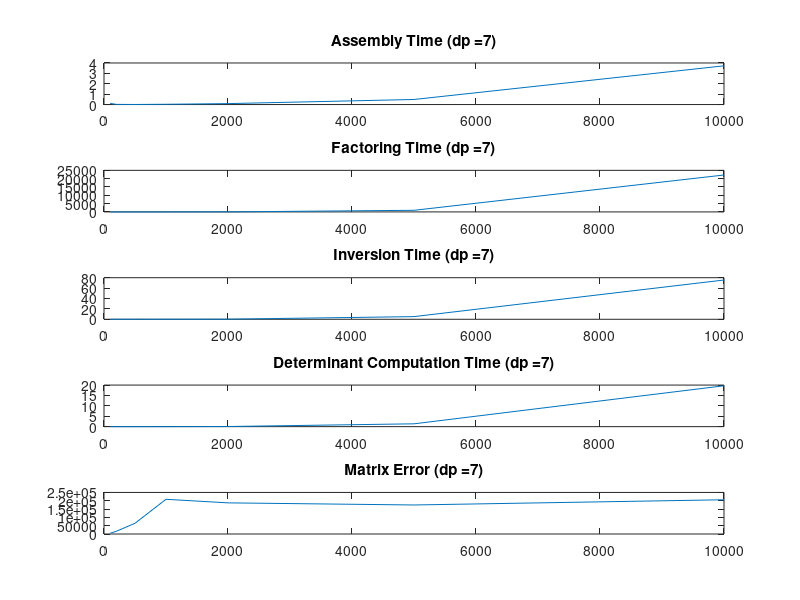
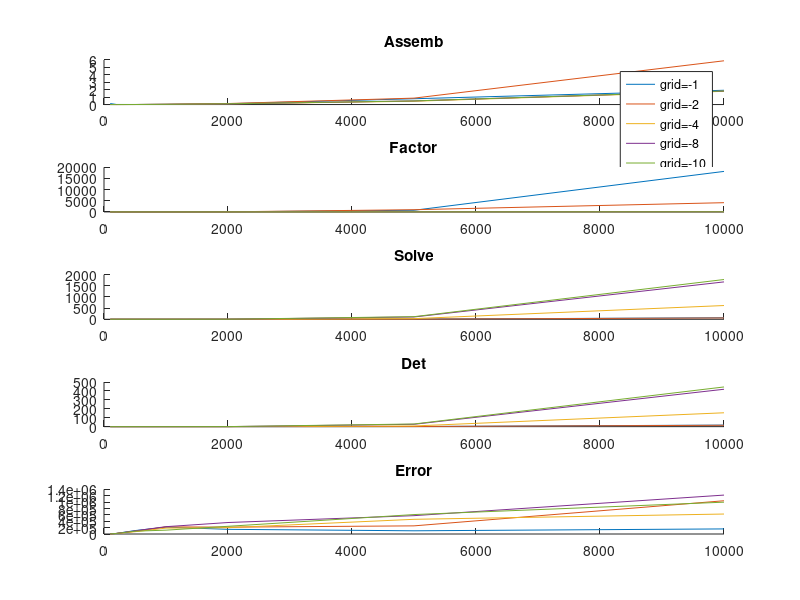

MATLAB code to generate these figures, in order:
% First code to be used to visualize the trends for the base "general" file
% with no grid to it.

load tstore_general_d0.mat;

figure(1)
for i = 1:length(vars)
      subplot(length(vars),1,i);
      plot(n,table(:,i));
      t = strcat(vars(i),' (dp = ', num2str(length(n)),')');
      title(t);
end

% consider the trends in fraction by table-features.

load gstore_minclustersize_d0.mat;

figure(2)
subplot(5,1,1)
title('Assemb')
for f_i = 1:length(table_store)
    hold on
    plot(n, table_store{f_i}.assemb)
    hold off
end
l = cellstr(num2str(grid', 'grid=-%d'));
legend(l);

subplot(5,1,2)
title('Factor')
for f_i = 1:length(table_store)
    hold on
    plot(n, table_store{f_i}.factor)
    hold off
end

subplot(5,1,3)
title('Solve')
for f_i = 1:length(table_store)
    hold on
    plot(n, table_store{f_i}.solve)
    hold off
end

subplot(5,1,4)
title('Det')
for f_i = 1:length(table_store)
    hold on
    plot(n, table_store{f_i}.det)
    hold off
end

subplot(5,1,5)
title('Error')
for f_i = 1:length(table_store)
    hold on
    plot(n, table_store{f_i}.error)
    hold off
end

